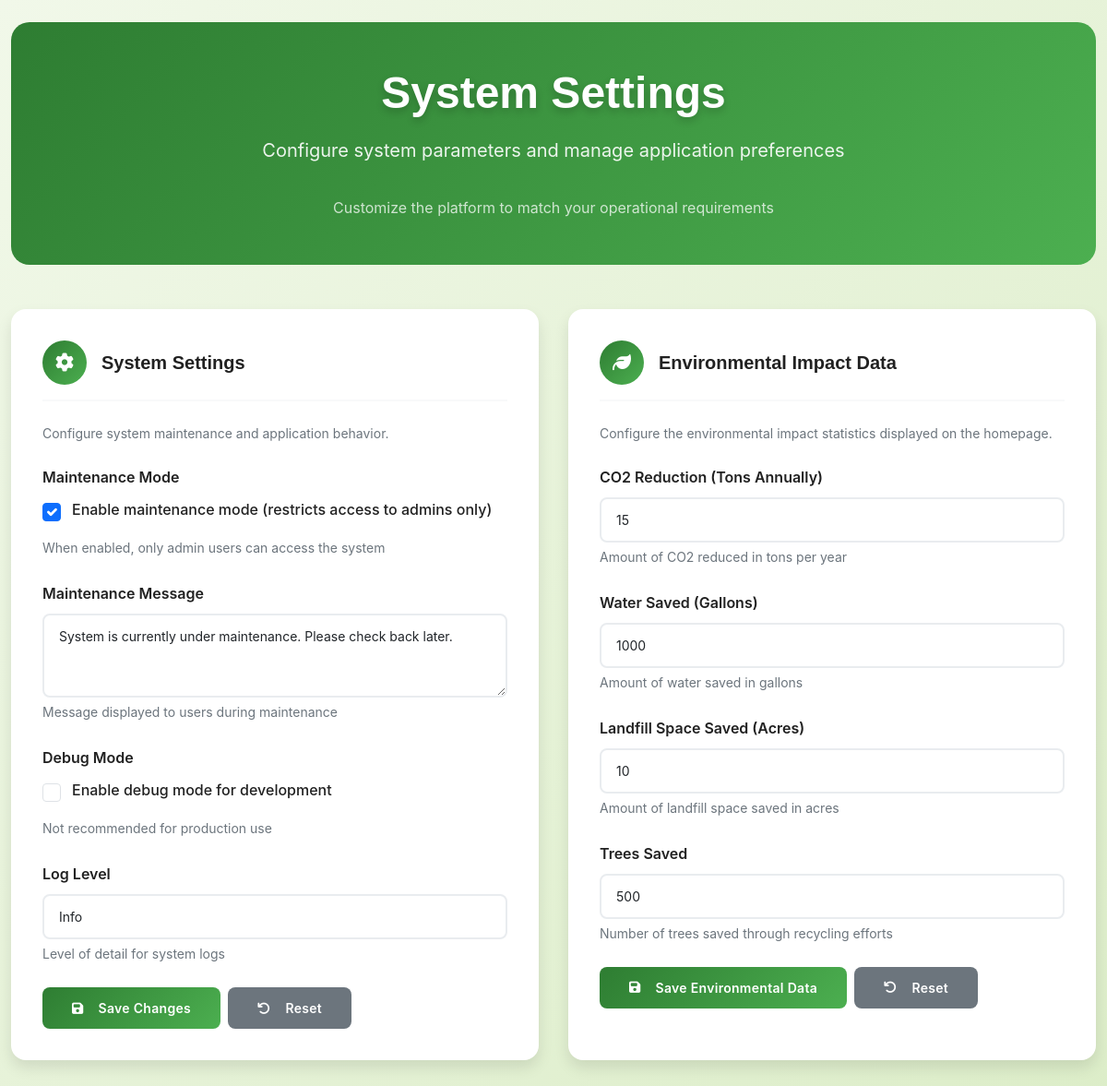
Before: /admin-settings/ (signed in) with the older database file.
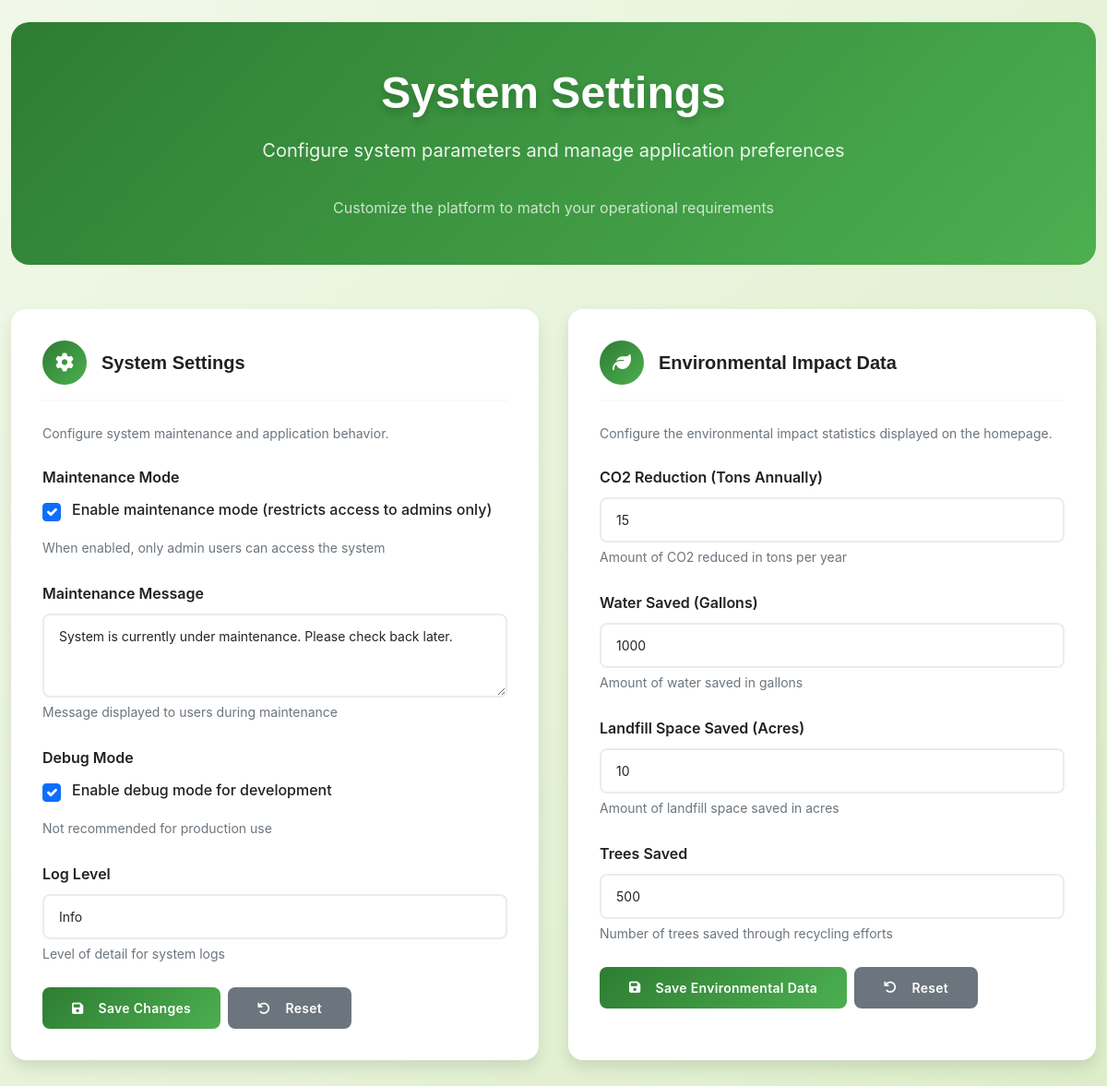
After: the same page with the newer database file.
### dashboard/models.py (models this page shows, shortened)
class SystemSettings(models.Model):
    maintenance_mode = models.BooleanField(default=False)
    maintenance_message = models.TextField(default='System is currently under maintenance. Please check back later.')
    debug_mode = models.BooleanField(default=False)
    log_level = models.CharField(max_length=20, choices=[
        ('INFO', 'Info'),
        ('WARNING', 'Warning'),
        ('ERROR', 'Error'),
        ('DEBUG', 'Debug'),
    ], default='INFO')
    co2_reduction_tons = models.IntegerField(default=15, help_text="CO2 reduction in tons annually")
    water_saved_gallons = models.IntegerField(default=1000, help_text="Water saved in gallons")
    landfill_space_acres = models.IntegerField(default=10, help_text="Landfill space saved in acres")
    trees_saved_count = models.IntegerField(default=500, help_text="Number of trees saved")
    created_at = models.DateTimeField(auto_now_add=True)
    updated_at = models.DateTimeField(auto_now=True)
    class Meta:
        verbose_name = 'System Settings'
        verbose_name_plural = 'System Settings'
    @classmethod
    def get_settings(cls):
        settings, created = cls.objects.get_or_create(
            id=1,
            defaults={
                'maintenance_mode': False,
                'maintenance_message': 'System is currently under maintenance. Please check back later.',
                'debug_mode': False,
                'log_level': 'INFO',
            }
        )
        return settings

### dashboard/views.py (the view, shortened to what this page needs)
# urls.py: path('admin-settings/', views.admin_settings, name='admin_settings'),
@login_required
@user_passes_test(is_admin)
def admin_settings(request):
    from .models import SystemSettings
    from accounts.models import CustomUser
    from trash.models import TrashSubmission, CollectionRecord, RewardPointHistory
    from django.db import connection
    try:
        settings = SystemSettings.get_settings()
    except:
        settings = {
            'site_name': 'Recycle Bin',
            'site_description': 'Transform waste into rewards with our eco-friendly recycling platform',
            'contact_email': 'admin@trashtotreasure.com',
            'default_timezone': 'UTC',
            'maintenance_mode': False,
            'maintenance_message': 'System is currently under maintenance. Please check back later.',
            'debug_mode': False,
            'log_level': 'INFO',
        }
    context = {
        'settings': settings,
    }
    return render(request, 'dashboard/admin_settings.html', context)

### dashboard/views.py (called while the page is built)
def is_admin(user):
    return user.is_authenticated and user.user_type == 'admin'

### templates/dashboard/admin_settings.html (shortened to what the changed rows need)
{% extends 'base.html' %}
{% load static %}
{% block extra_css %}
<link rel="stylesheet" href="{% static 'css/admin_dashboard.css' %}">
{% endblock %}
{% block content %}
<div class="container-fluid py-4">
    <div class="settings-hero">
        <h1 class="settings-title">System Settings</h1>
    </div>
    <div class="settings-grid">
        <div class="settings-card">
            <form method="POST" action="{% url 'dashboard:admin_settings' %}">
                <div class="form-group">
                    <div class="form-check">
                        <input class="form-check-input" type="checkbox" id="maintenance_mode" name="maintenance_mode"
                               {% if settings.maintenance_mode %}checked{% endif %}>
                        <label class="form-check-label" for="maintenance_mode">
                            Enable maintenance mode (restricts access to admins only)
                        </label>
                    </div>
                </div>
                <div class="form-group">
                    <label for="maintenance_message" class="form-label">Maintenance Message</label>
                    <textarea class="form-control" id="maintenance_message" name="maintenance_message"
                              rows="3">{{ settings.maintenance_message|default:'System is currently under maintenance. Please check back later.' }}</textarea>
                    <div class="form-text">Message displayed to users during maintenance</div>
                </div>
                <div class="form-group">
                    <div class="form-check">
                        <input class="form-check-input" type="checkbox" id="debug_mode" name="debug_mode"
                               {% if settings.debug_mode %}checked{% endif %}>
                        <label class="form-check-label" for="debug_mode">
                            Enable debug mode for development
                        </label>
                    </div>
                </div>
                <div class="form-group">
                    <label for="log_level" class="form-label">Log Level</label>
                    <select class="form-select" id="log_level" name="log_level">
                        <option value="INFO" {% if settings.log_level == 'INFO' %}selected{% endif %}>Info</option>
                    </select>
                    <div class="form-text">Level of detail for system logs</div>
                </div>
            </form>
        </div>
        <div class="settings-card">
            <form method="POST" action="{% url 'dashboard:admin_settings' %}">
                <div class="form-group">
                    <label for="co2_reduction_tons" class="form-label">CO2 Reduction (Tons Annually)</label>
                    <input type="number" class="form-control" id="co2_reduction_tons" name="co2_reduction_tons"
                           value="{{ settings.co2_reduction_tons|default:15 }}" min="0" required>
                    <div class="form-text">Amount of CO2 reduced in tons per year</div>
                </div>
                <div class="form-group">
                    <label for="water_saved_gallons" class="form-label">Water Saved (Gallons)</label>
                    <input type="number" class="form-control" id="water_saved_gallons" name="water_saved_gallons"
                           value="{{ settings.water_saved_gallons|default:1000 }}" min="0" required>
                    <div class="form-text">Amount of water saved in gallons</div>
                </div>
                <div class="form-group">
                    <label for="landfill_space_acres" class="form-label">Landfill Space Saved (Acres)</label>
                    <input type="number" class="form-control" id="landfill_space_acres" name="landfill_space_acres"
                           value="{{ settings.landfill_space_acres|default:10 }}" min="0" required>
                    <div class="form-text">Amount of landfill space saved in acres</div>
                </div>
                <div class="form-group">
                    <label for="trees_saved_count" class="form-label">Trees Saved</label>
                    <input type="number" class="form-control" id="trees_saved_count" name="trees_saved_count"
                           value="{{ settings.trees_saved_count|default:500 }}" min="0" required>
                    <div class="form-text">Number of trees saved through recycling efforts</div>
                </div>
            </form>
        </div>
    </div>
</div>
{% endblock %}

Changed rows visible on the page:
changed SystemSettings "System is currently under maintenance. Please check back later.": debug_mode "☐" → "☑"
